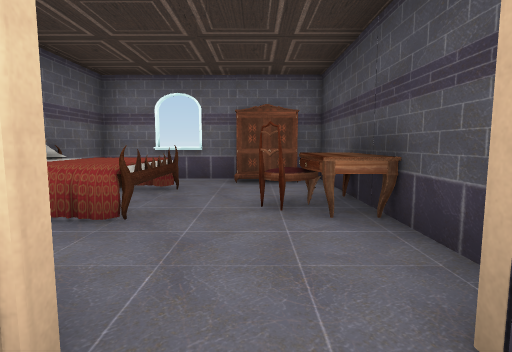
[1] (above)

19 first-person views from a walk through a 3-D level made in the Unity game engine. The camera is 1.2 m above the floor, tilts 6° down and sees 80° across. Doors are open. The floor is counted in squares, 1.64 m on a side. Each view is taken from the middle of a square. On the plan, view 1 faces up. The plan holds only what a view shows up to about 10 squares ahead; the rest is blank. The player is left out. Some animated figures are not drawn. Some surface patterns are stand-ins.

[2]
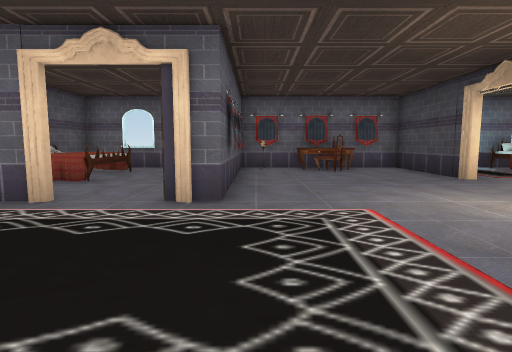

[3]
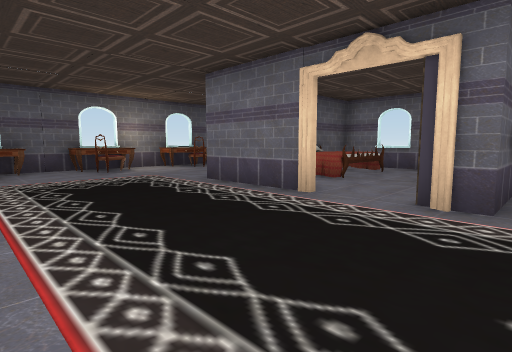

[4]
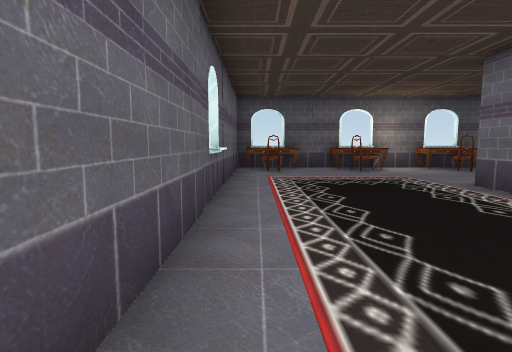

[5]
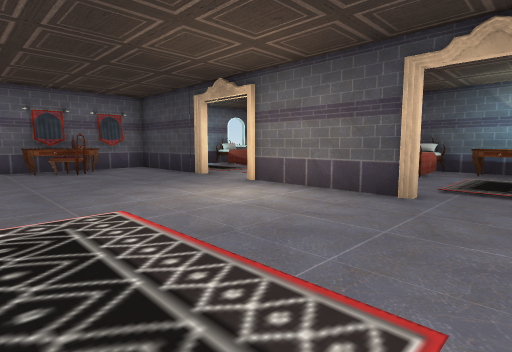

[6]
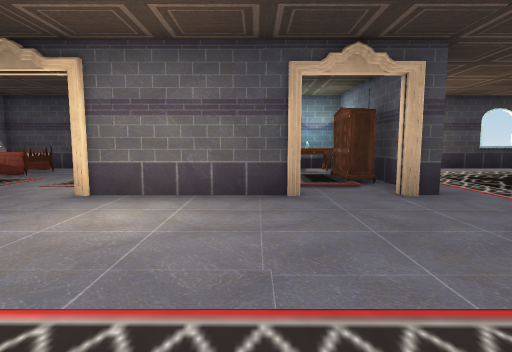

[7]
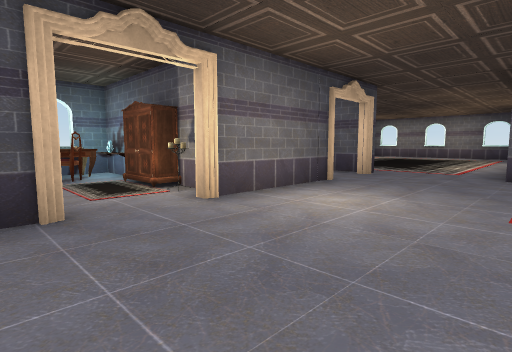

[8]
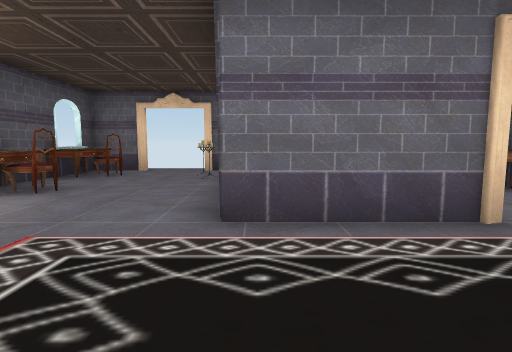

[9]
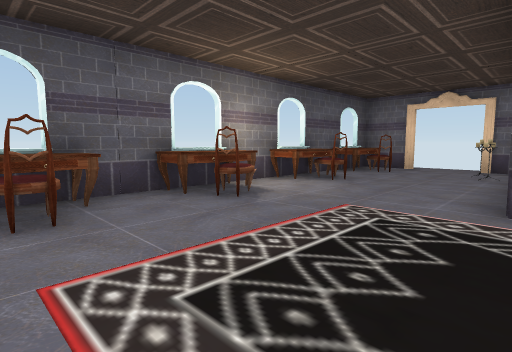

[10]
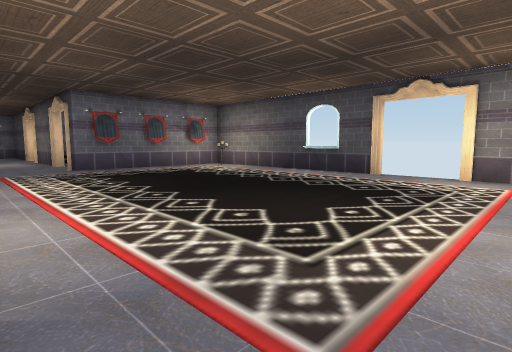

[11]
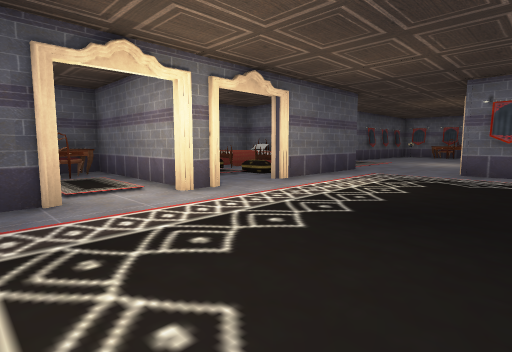

[12]
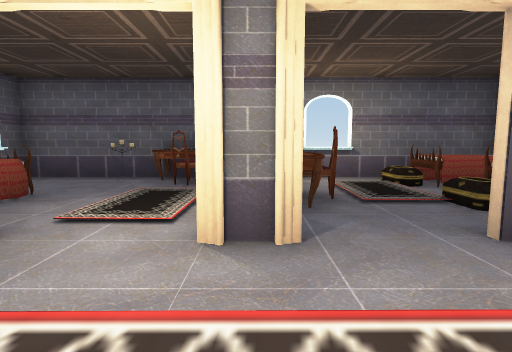

[13]
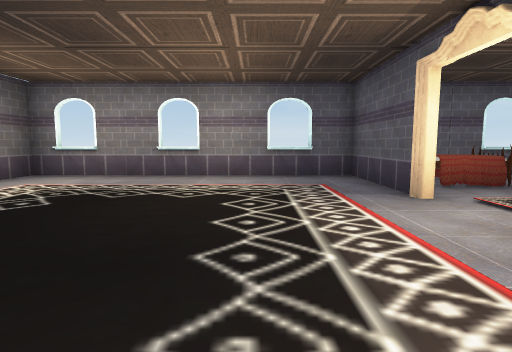

[14]
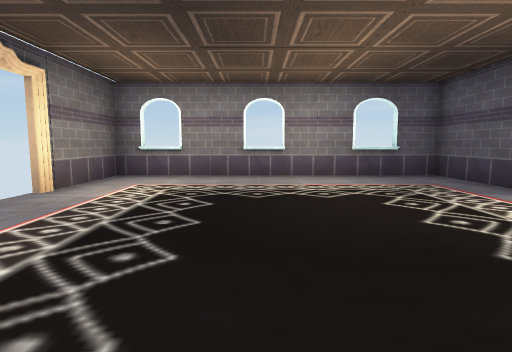

[15]
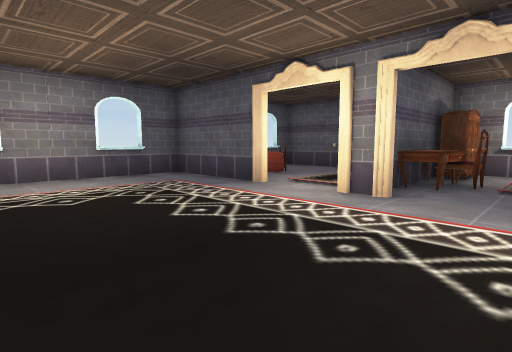

[16]
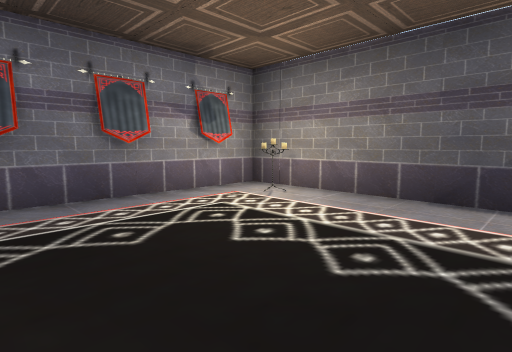

[17]
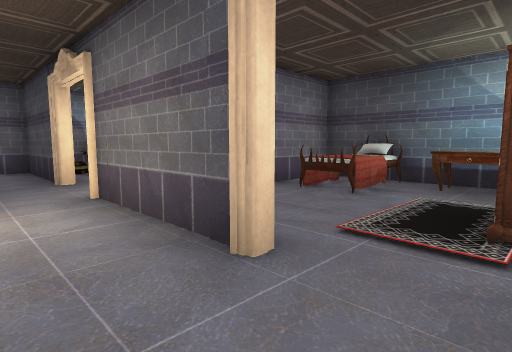

[18]
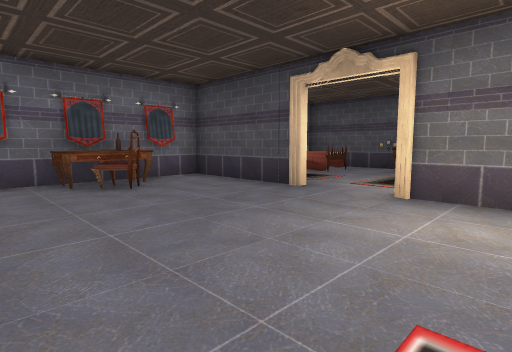

[19]
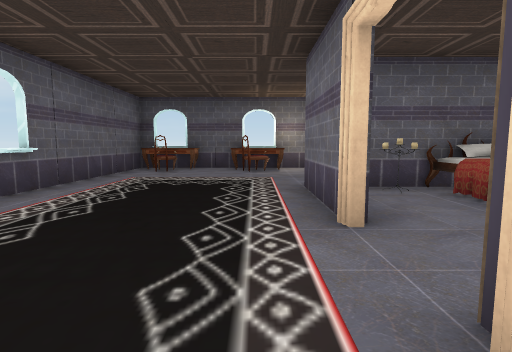

### Floor plan
Ten units are one square. View 1 is at (0, 0); x grows to the right and y downward. Boxes are objects, and circles mark ways between rooms. Rooms are numbered by the first view taken in them; rooms with no view inside come last. Other rooms are left out.
<svg viewBox="-80 -75 200 222">
<path fill="none" stroke="#000" d="M-6 -9 -34 -9M14 -18 14 -25M16 -24 16 -9 8 -9M14 -44 14 -65 -32 -65 -32 -24M-38 -65 -45 -65M-60 -65 -75 -65 -75 36 14 36M37 35 37 45M64 -32 64 -65 16 -65 16 -44M64 16 64 -16M64 36 64 31M32 92 -7 92 -7 101M5 90 29 90M-7 102 -7 142 -1 142M37 125 37 142M0 142 18 142M-7 38 -7 85M113 100 113 37 104 37M37 86 37 95M37 110 37 125M85 37 74 37M48 140 58 140M37 45 37 71M37 142 113 142 113 115"/>
<rect x="-75" y="15" width="10" height="20" fill="#bbb"><title>other object</title></rect>
<rect x="-75" y="-5" width="10" height="10" fill="#bbb"><title>other object</title></rect>
<rect x="-75" y="-35" width="10" height="20" fill="#bbb"><title>other object</title></rect>
<rect x="-75" y="-55" width="20" height="10" fill="#bbb"><title>other object</title></rect>
<rect x="-75" y="-65" width="10" height="10" fill="#bbb"><title>other object</title></rect>
<rect x="-65" y="25" width="10" height="10" fill="#bbb"><title>other object</title></rect>
<rect x="-65" y="-5" width="10" height="10" fill="#bbb"><title>other object</title></rect>
<rect x="-65" y="-35" width="10" height="10" fill="#bbb"><title>other object</title></rect>
<rect x="-45" y="-55" width="10" height="10" fill="#bbb"><title>other object</title></rect>
<rect x="-35" y="-25" width="10" height="10" fill="#bbb"><title>other object</title></rect>
<rect x="-35" y="-55" width="20" height="30" fill="#bbb"><title>other object</title></rect>
<rect x="-5" y="-45" width="10" height="10" fill="#bbb"><title>other object</title></rect>
<rect x="-5" y="-65" width="20" height="10" fill="#bbb"><title>other object</title></rect>
<rect x="5" y="-45" width="10" height="20" fill="#bbb"><title>other object</title></rect>
<rect x="15" y="-25" width="10" height="10" fill="#bbb"><title>other object</title></rect>
<rect x="15" y="-45" width="10" height="10" fill="#bbb"><title>other object</title></rect>
<rect x="15" y="-55" width="10" height="10" fill="#bbb"><title>other object</title></rect>
<rect x="15" y="-65" width="10" height="10" fill="#bbb"><title>other object</title></rect>
<rect x="25" y="-65" width="10" height="10" fill="#bbb"><title>other object</title></rect>
<rect x="35" y="-55" width="10" height="10" fill="#bbb"><title>other object</title></rect>
<rect x="45" y="-65" width="10" height="10" fill="#bbb"><title>other object</title></rect>
<rect x="-5" y="115" width="10" height="10" fill="#bbb"><title>other object</title></rect>
<rect x="-5" y="105" width="10" height="10" fill="#bbb"><title>other object</title></rect>
<rect x="-5" y="95" width="10" height="10" fill="#bbb"><title>other object</title></rect>
<rect x="-5" y="85" width="10" height="10" fill="#bbb"><title>other object</title></rect>
<rect x="-5" y="45" width="10" height="20" fill="#bbb"><title>other object</title></rect>
<rect x="5" y="75" width="10" height="10" fill="#bbb"><title>other object</title></rect>
<rect x="15" y="115" width="20" height="20" fill="#bbb"><title>other object</title></rect>
<rect x="15" y="75" width="10" height="20" fill="#bbb"><title>other object</title></rect>
<rect x="15" y="45" width="10" height="20" fill="#bbb"><title>other object</title></rect>
<rect x="65" y="35" width="10" height="10" fill="#bbb"><title>other object</title></rect>
<rect x="105" y="45" width="10" height="10" fill="#bbb"><title>other object</title></rect>
<circle cx="55" cy="35" r="3" fill="#2a7"/>
<circle cx="32" cy="80" r="3" fill="#2a7"/>
<circle cx="35" cy="130" r="3" fill="#2a7"/>
<circle cx="37" cy="107" r="3" fill="#2a7"/>
<text x="-10" y="-20">1</text>
<text x="20" y="90">2</text>
<text x="80" y="90">3</text>
</svg>
Room 1 opens to room 3. Room 2 opens to room 3.

Where each view was taken, in squares from view 1:
view 1: 0 up, 0 right, facing up
view 2: 3 down, 2 right, facing up
view 3: 3 down, 2 right, facing up-left
view 4: 3 down, 2 right, facing left
view 5: 3 down, 2 right, facing up-right
view 6: 1 down, 2 right, facing right
view 7: 4 up, 3 right, facing down-right
view 8: 2 down, 3 left, facing up
view 9: 3 down, 3 left, facing up-left
view 10: 13 down, 4 right, facing up-right
view 11: 12 down, 8 right, facing up-left
view 12: 9 down, 6 right, facing left
view 13: 7 down, 6 right, facing down
view 14: 7 down, 8 right, facing down
view 15: 7 down, 8 right, facing down-left
view 16: 8 down, 7 right, facing up-right
view 17: 3 down, 5 right, facing up-right
view 18: 0 up, 2 right, facing up-right
view 19: 0 up, 2 right, facing left
